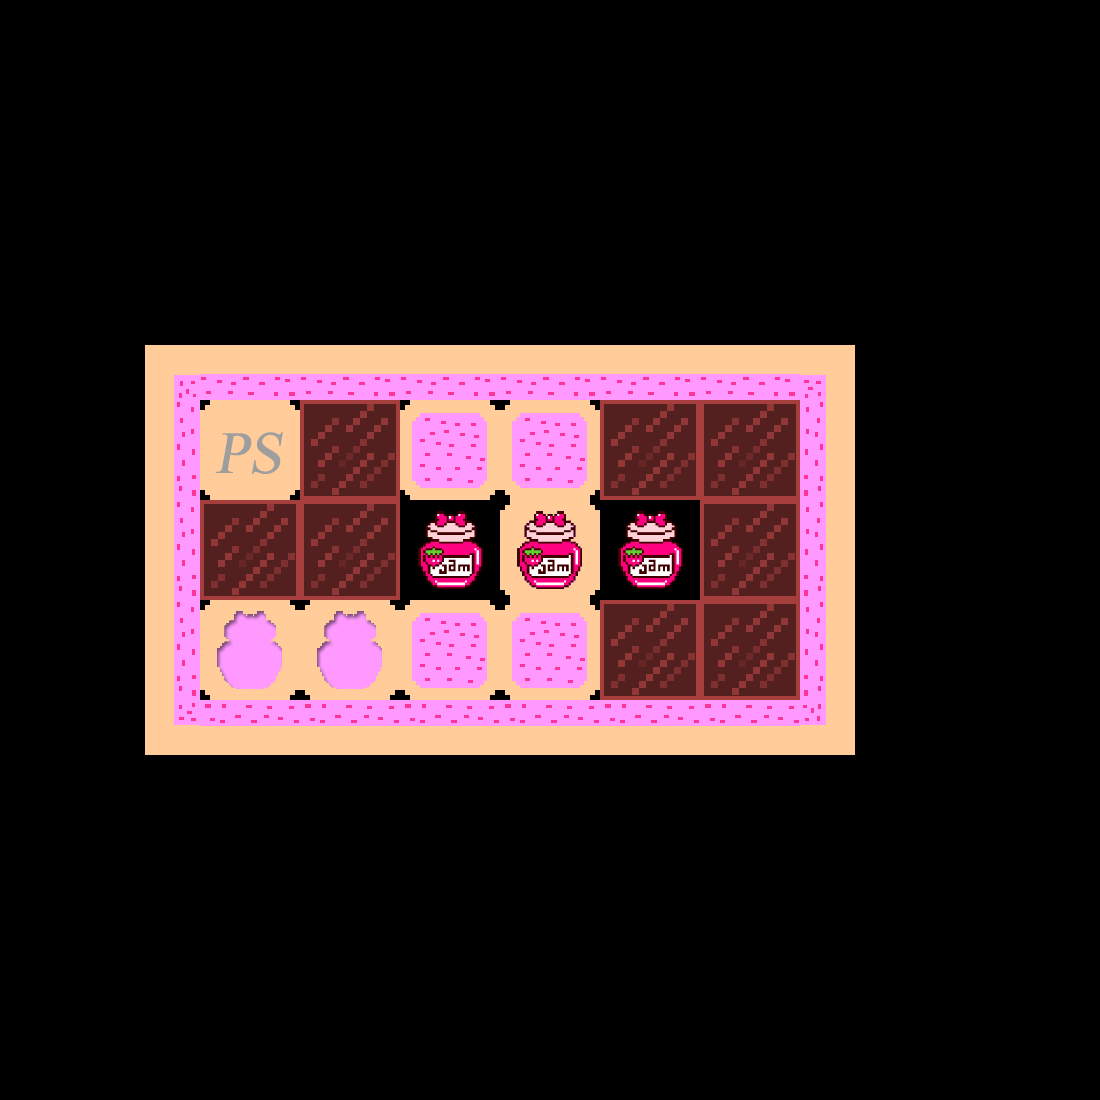

Tiled map render using the project's own tile images. Description and the map definition, with tile-layer contents summarised, below:
An orthogonal 11x11 tile map with 100x100 px tiles, 1 tile layer (Calque de Tile 1).

<map version="1.0" orientation="orthogonal" width="11" height="11" tilewidth="100" tileheight="100">
 <properties>
  <property name="eatPower" value="3" />
  <property name="par" value="31" />
 </properties>
 <tileset firstgid="1" name="newTileSet" tilewidth="100" tileheight="100">
  <image source="../img/sprite/game/newTileSet.png" width="700" height="400" />
 </tileset>
 <layer name="Calque de Tile 1" width="11" height="11">
  <data>[121 cells, 40 non-empty, 14 distinct tile ids]</data>
 </layer>
</map>
